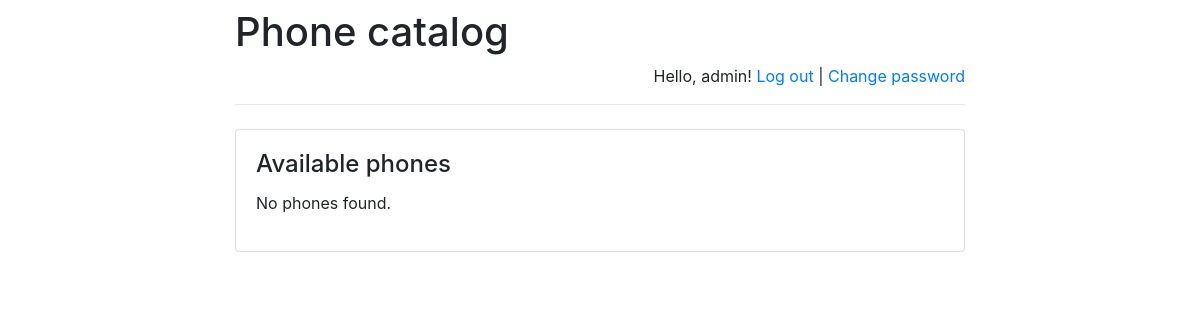
The page /phone_catalog/ (signed in) on the database as committed earlier.
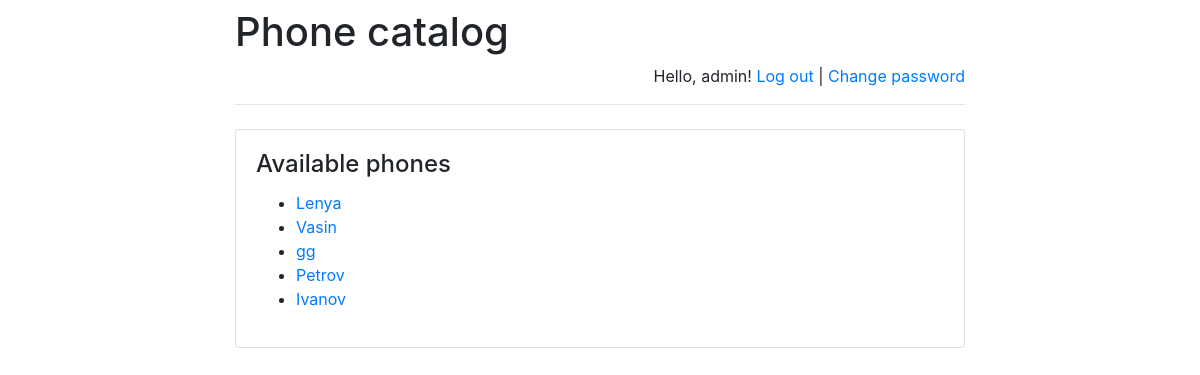
The same page on the database as committed later.
### PhoneCatalog/models.py (models this page shows)
class PhoneCatalog(models.Model):
    name = models.CharField(max_length = 255)
    reg_date = models.DateTimeField()
    address = models.CharField(max_length = 255)
    phone = models.CharField(max_length = 30)

### PhoneCatalog/views.py (the view)
def index(request):
    message = None
    if "message" in request.GET:
        message = request.GET["message"]
    return render(request, "index.html", {
        "phones":
            PhoneCatalog.objects.order_by('-reg_date')[:5],
        "message": message
    })

### PhoneCatalog/templates/index.html (shortened to what this page needs)
{% extends 'base.html' %}
{% block main %}
    <h4 class="card-title">Available phones</h4>
    {% if phones %}
        <ul>
            {% for phone in phones %}
                <li>
                    <a href="/phone_catalog/{{ phone.id }}/">
                        {{ phone.name }}
                    </a>
                </li>
            {% endfor %}
        </ul>
    {% else %}
        <p>No phones found.</p>
    {% endif %}
{% endblock %}

### PhoneCatalog/templates/base.html (shortened to what this page needs)
<!doctype html>
<html lang="en">
<head>
    <link rel="stylesheet"
href="https://stackpath.bootstrapcdn.com/bootstrap/4.3.1/css/bootstrap.min.css">
</head>
<body>
<div class="container">
    <div class="row justify-content-center">
        <div class="col-8">
            <h1 class="mt-2">Phone catalog</h1>
            {% if user.is_authenticated %}
                <p class="text-right">
                    Hello, {{ user.username }}!
                    <a href="/phone_catalog/logout">Log out</a> |
                    <a href="/phone_catalog/password-change">
                        Change password
                    </a>
                </p>
            {% else %}
                <p class="text-right">
                    <a href="/phone_catalog/login">Log in</a> |
                    <a href="/phone_catalog/register">Register</a>
                </p>
            {% endif %}
            <hr class="mt-0 mb-4">
            <div class="card">
                <div class="card-body">
                    {% block main %}
                    {% endblock %}
                </div>
            </div>
        </div>
    </div>
</div>
</body>
</html>

Rows that differ between the two databases and show on the page:
added PhoneCatalog: name "Lenya"
added PhoneCatalog: name "Vasin"
added PhoneCatalog: name "gg"
added PhoneCatalog: name "Petrov"
added PhoneCatalog: name "Ivanov"
Other text that changed with them:
text no longer shown: "No phones found."
